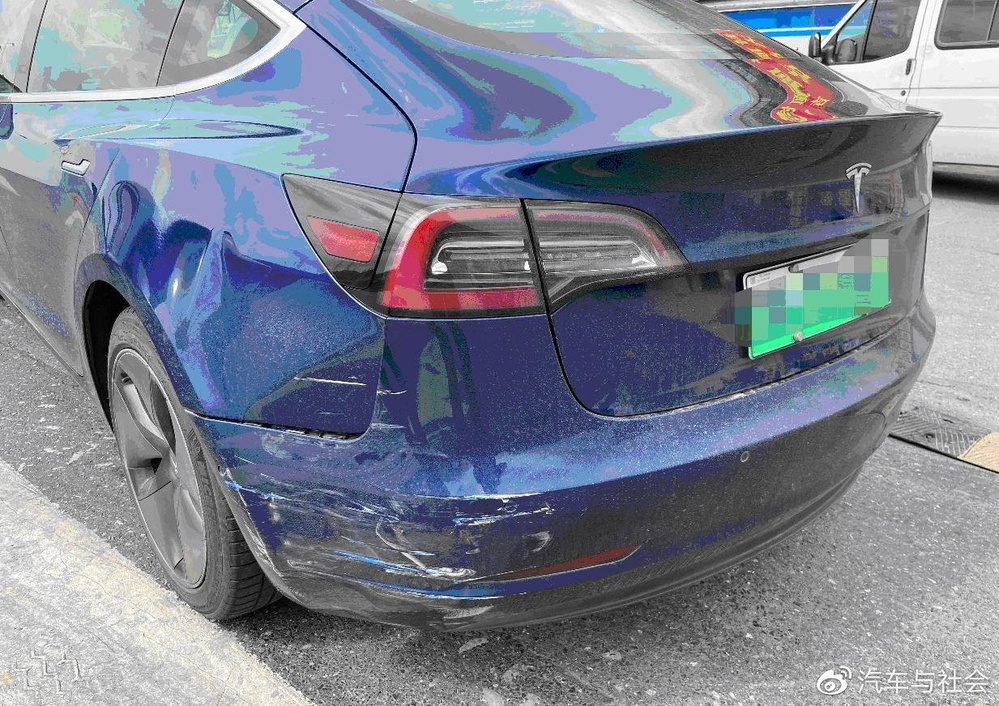
#> input picture practice/car_demage/2.jpg, 999 x 706 px, shrunk from 1233 x 871 before the run; the run also reads 1 picture not shown here
$ jupyter execute '3-模版匹配.ipynb'
#> lines starting #> are read from the running program, lines starting #| are printed output that depends on the picture; after the words box and inside, x2 and y2 are one past the last pixel; in counts of white or black regions, pixels touching at a corner belong together; pictures that were not available may be replaced by others from this repository, and a replacement may not be noted
## OpenCV模版匹配

[cell 1]
import cv2
import numpy as np
from matplotlib import pyplot as plt

# 读取图像和模板
img = cv2.imread('2.jpg', 0)  # 确保图像是灰度
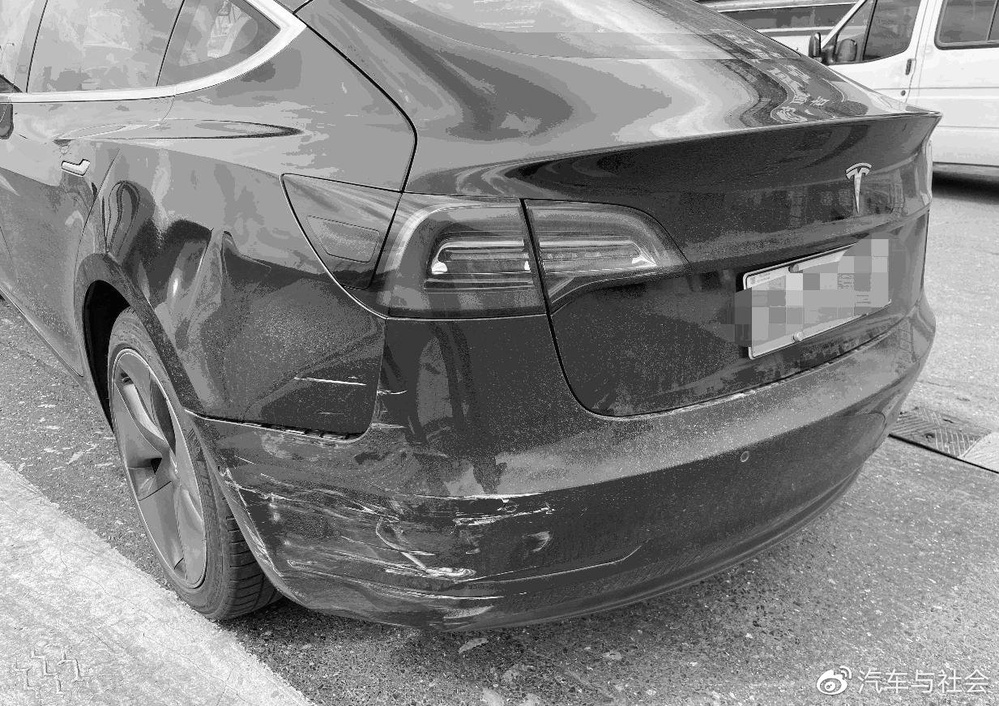
#> img: shape (706, 999); min 0, max 255, mean 129.5
template = cv2.imread('tesla-wheel-111.png', 0)  # 同样是灰度
#> template: shape (367, 519); min 0, max 255, mean 129
w, h = template.shape[::-1]
#> w = 519; h = 367

# 应用模板匹配
res = cv2.matchTemplate(img, template, cv2.TM_CCOEFF_NORMED)
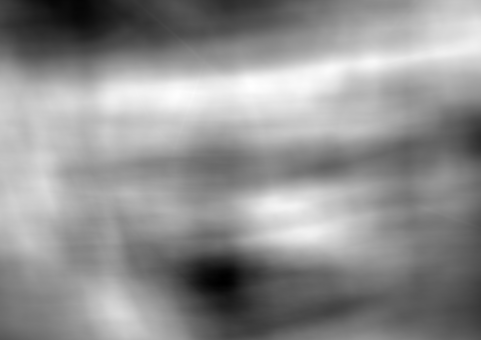
#> res: shape (340, 481) float32; min -0.0146, max 0.305, mean 0.167; drawn with min black and max white
threshold = 0.3
loc = np.where(res >= threshold)
#> loc = 182 positions, rows 80 to 98, columns 172 to 265

# 标记匹配区域
for pt in zip(*loc[::-1]):  # Switch collumns and rows
    cv2.rectangle(img, pt, (pt[0] + w, pt[1] + h), (0, 255, 0), 2)
#> this loop made 182 passes
#> pt on passes 1 to 3: (250, 80), (248, 81), (249, 81)
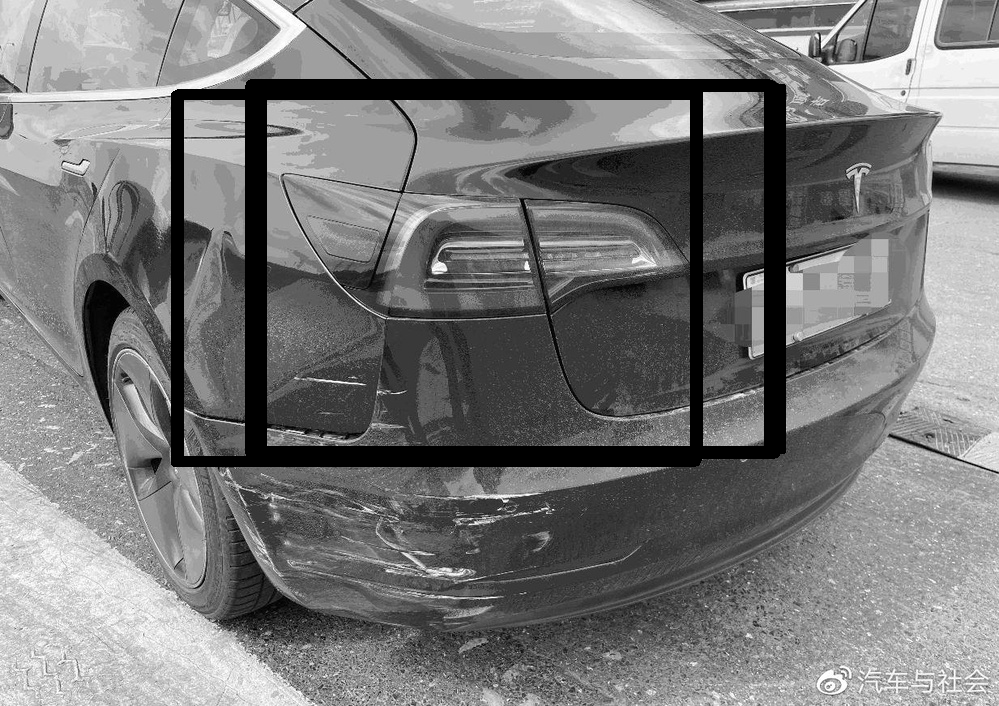
#> img: shape (706, 999); 6.72% of pixels changed, all inside (x1, y1, x2, y2) = (171, 79, 786, 467)

# 显示结果
plt.imshow(img, cmap='gray')
plt.title('Detected Wheel')
plt.show()

## SIFT关键点匹配

[cell 2]
import cv2
import numpy as np

# 读取图像
img = cv2.imread('2.jpg', cv2.IMREAD_GRAYSCALE)
template = cv2.imread('tesla-wheel-111.png', cv2.IMREAD_GRAYSCALE)

# 初始化SIFT检测器
sift = cv2.SIFT_create()

# 找到关键点和描述符
kp1, des1 = sift.detectAndCompute(template, None)
#> kp1 = 891 keypoints; strongest (x, y, size): (228, 139, 4.7), (273, 138, 2.2), (494, 96, 11.7), (9, 46, 2.2)
kp2, des2 = sift.detectAndCompute(img, None)
#> kp2 = 2939 keypoints; strongest (x, y, size): (505, 501, 2.1), (527, 267, 4.3), (817, 36, 2.4), (950, 184, 21.7)

# 创建匹配器
bf = cv2.BFMatcher()
matches = bf.knnMatch(des1, des2, k=2)
#> matches = 891 matches

# 应用比率测试
good = []
for m, n in matches:
    if m.distance < 0.75 * n.distance:
        good.append([m])
#> after the loop, good = 575 matches

# 绘制匹配结果
img_matches = cv2.drawMatchesKnn(template, kp1, img, kp2, good, None, flags=cv2.DrawMatchesFlags_NOT_DRAW_SINGLE_POINTS)
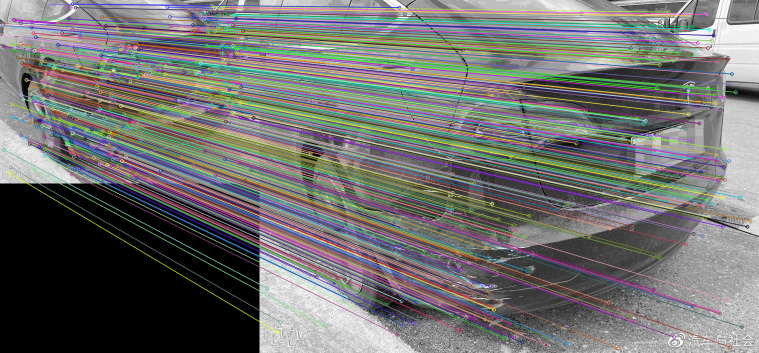
#> img_matches: shape (706, 1518, 3) (shown at 1/2 size); mean of channels 0, 1, 2 110.8, 112.4, 112.1; drawn as B, G, R

# 显示结果
# cv2.imshow("Matches", img_matches)
# cv2.waitKey(0)
# cv2.destroyAllWindows()
plt.imshow(img_matches, cmap='gray')
plt.title('Matches')
plt.show()
